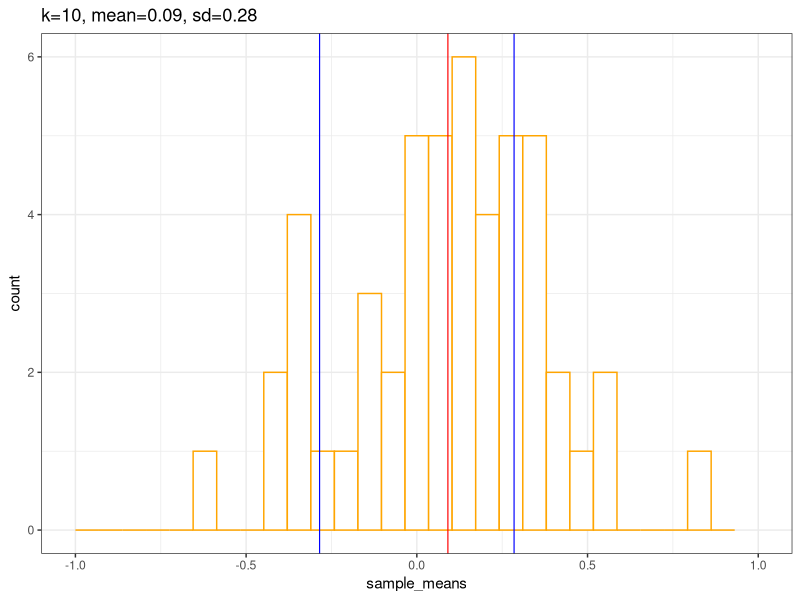
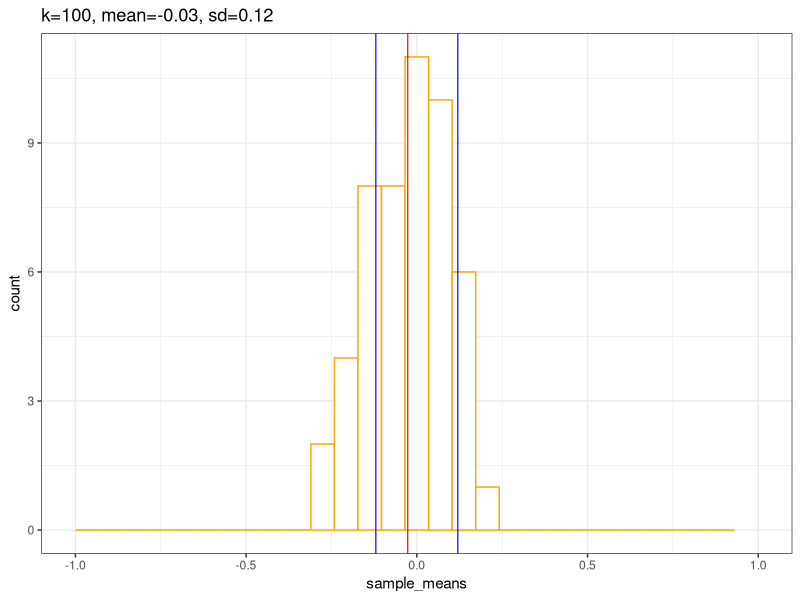
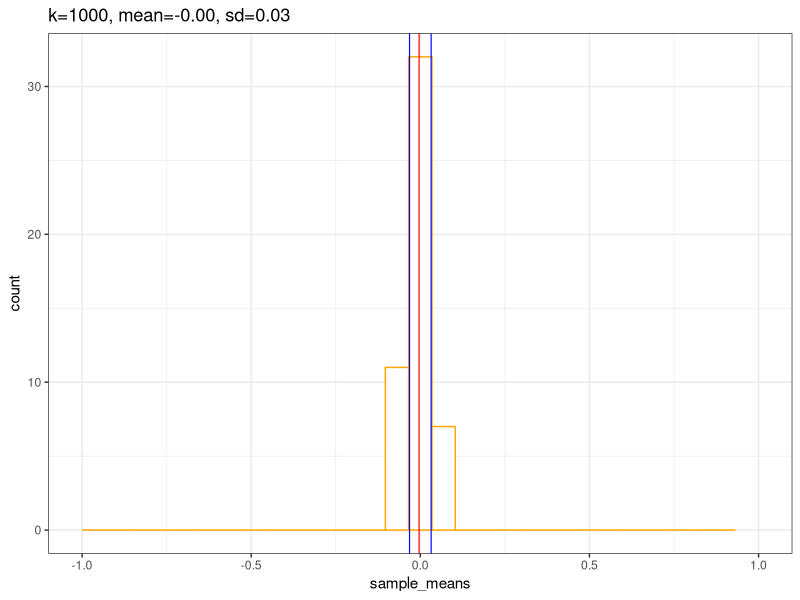

The R source for these figures, in order:
## ---- chunk 1
knitr::opts_chunk$set(echo = TRUE)
library(mlbench)
library(ggplot2)
library(dplyr)
## ---- chunk 2
ns <- rnorm(n = 1000000)
mean_ <- mean(ns)
sd_ <- sd(ns)

calc_sigma <- function(ns_, mean_, sd_, num) {
  round((1 - (mean((ns_ > (mean_ + num * sd_))) + mean((ns_ < (mean_ - num * sd_))))) * 100, 2)
}

sprintf("Theoretical 1sigma = 68.26, checked value = %.2f", calc_sigma(ns, mean_, sd_, 1))
sprintf("Theoretical 2sigma = 95.44, checked value = %.2f", calc_sigma(ns, mean_, sd_, 2))
sprintf("Theoretical 3sigma = 99.72, checked value = %.2f", calc_sigma(ns, mean_, sd_, 3))
## ---- chunk 3
population <- rnorm(1000000)
sample_size <- c(10, 100, 1000)

calc_means <- function(population_, k_, times_) {
  sample_means <- numeric(times_)
  for (t in 1:times_)
    sample_means[t] <- mean(sample(population_, k_))
  sample_means
}

par(mfrow=c(1,3))
for (k in sample_size) {
  sample_means <- calc_means(population, k, 50)
  mn <- mean(sample_means)
  std <- sd(sample_means)
  
  df <- data.frame(sample_means=sample_means, sample_size=k, mean=mn, std=std)
  print(ggplot(df, aes(x=sample_means)) + 
    geom_histogram(color = "orange", fill='white', bins=30) + 
    geom_vline(xintercept = mn, color = "red", size = 0.4, show.legend = T) + 
    geom_vline(xintercept = std, color = "blue", size = 0.4, show.legend = T) + 
    geom_vline(xintercept = -std, color = "blue", size = 0.4, show.legend = T) +
    labs(title = sprintf("k=%.0f, mean=%.2f, sd=%.2f", k, mn, std)) +
    xlim(-1, 1) +
    theme_bw())
}
## ---- chunk 4
SE <- function(x) {sd(x) / sqrt(length(x))}

CI <- function(x) {
    x <- x[!is.na(x)]
    vqt <- qt( (1-0.95)/2, df = 9)
    l <- round(mean(x) + vqt*SE(x), 2)
    u <- round(mean(x) - vqt*SE(x), 2)
    sprintf('[%.2f, %.2f]', l, u)
}
## ---- chunk 5
data(PimaIndiansDiabetes2)
df <- PimaIndiansDiabetes2[2:8]

my_summary <- function(x) {
  q1 <- round(sapply(x, quantile, probs = 0.25, na.rm = TRUE), 2)
  q3 <- round(sapply(x, quantile, probs = 0.75, na.rm = TRUE), 2)
  res <- data.frame(
    N = sapply(x, function(x) sum(!is.na(x))),
    Missed = sapply(x, function(x) sum(is.na(x))),
    Mean = round(sapply(x, mean, na.rm = TRUE), 2), 
    '95% CI' = sapply(x, function(x) {
                                        x <- x[!is.na(x)]
                                        vqt <- qt( (1-0.95)/2, df = 9)
                                        l <- round(mean(x) + vqt*SE(x), 2)
                                        u <- round(mean(x) - vqt*SE(x), 2)
                                        sprintf("[%.2f, %.2f]", l, u)
                                    }),
    Median = round(sapply(x, median, na.rm = TRUE), 2),
    Min = round(sapply(x, min, na.rm = TRUE), 2),
    Max = round(sapply(x, max, na.rm = TRUE), 2),
    Q1 = q1,
    Q3 = q3,
    IQR = q3 - q1,
    SD = round(sapply(x, sd, na.rm = TRUE), 2)
    )
  
  res <- t(res)
  data.frame(res[,order(colnames(res))])
}

df <- my_summary(df)
tibble(cbind(Measurements = row.names(df), df))%>% 
    knitr::kable()
